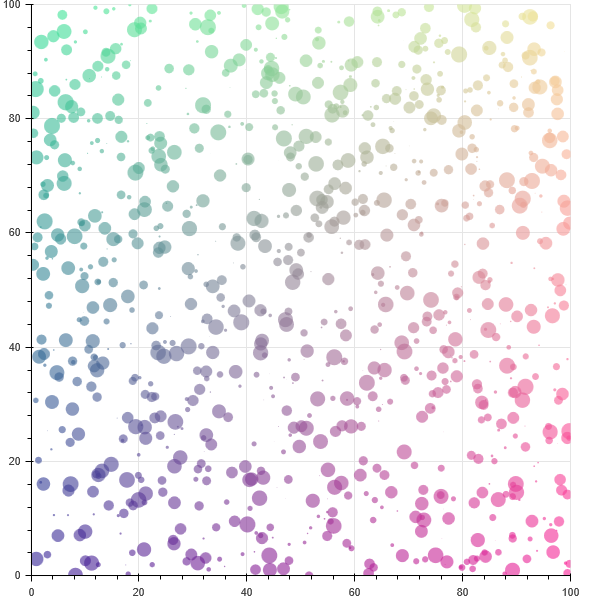

The Python source for this figure:
import numpy as np
from bokeh.plotting import figure, output_file, show

N = 1000
x = np.random.random(size=N) * 100
y = np.random.random(size=N) * 100
radii = np.random.random(size=N) * 1.5

colors = [
    "#%02x%02x%02x" % (int(r), int(g), 150) for r, g in zip(50 + 2 * x, 30 + 2 * y)
]

output_file("scatter_with_cdn.html", title="scatter_with_cdn example", mode="cdn")

TOOLS = "crosshair, pan, wheel_zoom, box_zoom, reset, box_select, lasso_select, save"

p = figure(tools=TOOLS, x_range=(0, 100), y_range=(0, 100))

p.circle(x, y, radius=radii, fill_color=colors, fill_alpha=0.6, line_color=None)

show(p)
